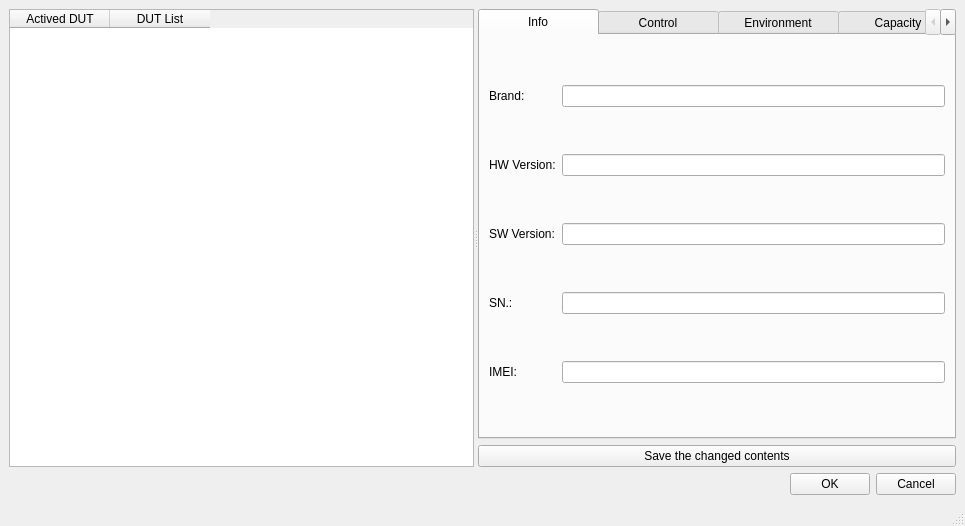
<?xml version="1.0" encoding="UTF-8"?>
<ui version="4.0">
 <class>DUT_Win</class>
 <widget class="QMainWindow" name="DUT_Win">
  <property name="geometry">
   <rect>
    <x>0</x>
    <y>0</y>
    <width>965</width>
    <height>526</height>
   </rect>
  </property>
  <property name="windowTitle">
   <string>DUT Editor</string>
  </property>
  <property name="windowIcon">
   <iconset resource="../image/icons.qrc">
    <normaloff>:/actionicons/dut_64px.ico</normaloff>:/actionicons/dut_64px.ico</iconset>
  </property>
  <widget class="QWidget" name="centralwidget">
   <layout class="QVBoxLayout" name="verticalLayout_2">
    <item>
     <widget class="QSplitter" name="splitter">
      <property name="orientation">
       <enum>Qt::Horizontal</enum>
      </property>
      <widget class="QTableWidget" name="tableWidget">
       <property name="maximumSize">
        <size>
         <width>16777215</width>
         <height>16777215</height>
        </size>
       </property>
       <column>
        <property name="text">
         <string>Actived DUT</string>
        </property>
       </column>
       <column>
        <property name="text">
         <string>DUT List</string>
        </property>
       </column>
      </widget>
      <widget class="QWidget" name="layoutWidget">
       <layout class="QVBoxLayout" name="verticalLayout">
        <item>
         <widget class="QTabWidget" name="tabWidget">
          <property name="styleSheet">
           <string notr="true">QTabBar::tab{width:120}</string>
          </property>
          <property name="currentIndex">
           <number>0</number>
          </property>
          <widget class="QWidget" name="tab">
           <attribute name="title">
            <string>Info</string>
           </attribute>
           <layout class="QGridLayout" name="gridLayout">
            <item row="0" column="0">
             <widget class="QLabel" name="label">
              <property name="text">
               <string>Brand:</string>
              </property>
             </widget>
            </item>
            <item row="0" column="1">
             <widget class="QLineEdit" name="lineEdit_brand"/>
            </item>
            <item row="1" column="0">
             <widget class="QLabel" name="label_2">
              <property name="text">
               <string>HW Version:</string>
              </property>
             </widget>
            </item>
            <item row="1" column="1">
             <widget class="QLineEdit" name="lineEdit_HW"/>
            </item>
            <item row="2" column="0">
             <widget class="QLabel" name="label_3">
              <property name="text">
               <string>SW Version:</string>
              </property>
             </widget>
            </item>
            <item row="2" column="1">
             <widget class="QLineEdit" name="lineEdit_SW"/>
            </item>
            <item row="3" column="0">
             <widget class="QLabel" name="label_4">
              <property name="text">
               <string>SN.:</string>
              </property>
             </widget>
            </item>
            <item row="3" column="1">
             <widget class="QLineEdit" name="lineEdit_SN">
              <property name="text">
               <string/>
              </property>
             </widget>
            </item>
            <item row="4" column="0">
             <widget class="QLabel" name="label_5">
              <property name="text">
               <string>IMEI:</string>
              </property>
             </widget>
            </item>
            <item row="4" column="1">
             <widget class="QLineEdit" name="lineEdit_IMEI">
              <property name="text">
               <string/>
              </property>
             </widget>
            </item>
           </layout>
          </widget>
          <widget class="QWidget" name="tab_2">
           <attribute name="title">
            <string>Control</string>
           </attribute>
           <widget class="QLabel" name="label_6">
            <property name="geometry">
             <rect>
              <x>20</x>
              <y>80</y>
              <width>104</width>
              <height>16</height>
             </rect>
            </property>
            <property name="text">
             <string>Control Type:</string>
            </property>
           </widget>
           <widget class="QRadioButton" name="radioButton_manual">
            <property name="geometry">
             <rect>
              <x>11</x>
              <y>109</y>
              <width>115</width>
              <height>19</height>
             </rect>
            </property>
            <property name="text">
             <string>Manual Mode</string>
            </property>
           </widget>
           <widget class="QRadioButton" name="radioButton_powerc">
            <property name="geometry">
             <rect>
              <x>11</x>
              <y>135</y>
              <width>131</width>
              <height>19</height>
             </rect>
            </property>
            <property name="text">
             <string>Power Cycling</string>
            </property>
           </widget>
           <widget class="QWidget" name="layoutWidget">
            <property name="geometry">
             <rect>
              <x>11</x>
              <y>161</y>
              <width>319</width>
              <height>26</height>
             </rect>
            </property>
            <layout class="QHBoxLayout" name="horizontalLayout">
             <item>
              <widget class="QRadioButton" name="radioButton_AT">
               <property name="text">
                <string>COMPort_AT_CMD</string>
               </property>
              </widget>
             </item>
             <item>
              <widget class="QLineEdit" name="lineEdit_comport"/>
             </item>
            </layout>
           </widget>
           <widget class="QWidget" name="layoutWidget">
            <property name="geometry">
             <rect>
              <x>20</x>
              <y>20</y>
              <width>499</width>
              <height>26</height>
             </rect>
            </property>
            <layout class="QHBoxLayout" name="horizontalLayout_2">
             <item>
              <widget class="QLabel" name="label_7">
               <property name="text">
                <string>Maximum waiting time for registration:</string>
               </property>
              </widget>
             </item>
             <item>
              <widget class="QLineEdit" name="lineEdit_2"/>
             </item>
             <item>
              <widget class="QLabel" name="label_8">
               <property name="text">
                <string>s</string>
               </property>
              </widget>
             </item>
            </layout>
           </widget>
          </widget>
          <widget class="QWidget" name="tab_3">
           <attribute name="title">
            <string>Environment</string>
           </attribute>
           <layout class="QGridLayout" name="gridLayout_2">
            <item row="3" column="1">
             <widget class="QLineEdit" name="lineEdit_maxCurrent"/>
            </item>
            <item row="6" column="0">
             <widget class="QLabel" name="label_15">
              <property name="text">
               <string>Low Temprature:</string>
              </property>
             </widget>
            </item>
            <item row="4" column="1">
             <widget class="QLineEdit" name="lineEdit_HT"/>
            </item>
            <item row="5" column="1">
             <widget class="QLineEdit" name="lineEdit_NT"/>
            </item>
            <item row="2" column="0">
             <widget class="QLabel" name="label_11">
              <property name="text">
               <string>Low Voltage:</string>
              </property>
             </widget>
            </item>
            <item row="4" column="0">
             <widget class="QLabel" name="label_13">
              <property name="text">
               <string>High Temprature:</string>
              </property>
             </widget>
            </item>
            <item row="5" column="0">
             <widget class="QLabel" name="label_14">
              <property name="text">
               <string>Normal Temprature:</string>
              </property>
             </widget>
            </item>
            <item row="1" column="0">
             <widget class="QLabel" name="label_10">
              <property name="text">
               <string>Normal Voltage:</string>
              </property>
             </widget>
            </item>
            <item row="3" column="0">
             <widget class="QLabel" name="label_12">
              <property name="text">
               <string>Max Current:</string>
              </property>
             </widget>
            </item>
            <item row="6" column="1">
             <widget class="QLineEdit" name="lineEdit_LT"/>
            </item>
            <item row="0" column="0">
             <widget class="QLabel" name="label_9">
              <property name="text">
               <string>High Voltage:</string>
              </property>
             </widget>
            </item>
            <item row="1" column="1">
             <widget class="QLineEdit" name="lineEdit_NV"/>
            </item>
            <item row="2" column="1">
             <widget class="QLineEdit" name="lineEdit_LV"/>
            </item>
            <item row="0" column="1">
             <widget class="QLineEdit" name="lineEdit_HV"/>
            </item>
            <item row="0" column="2">
             <widget class="QLabel" name="label_16">
              <property name="text">
               <string>V</string>
              </property>
             </widget>
            </item>
            <item row="1" column="2">
             <widget class="QLabel" name="label_17">
              <property name="text">
               <string>V</string>
              </property>
             </widget>
            </item>
            <item row="2" column="2">
             <widget class="QLabel" name="label_18">
              <property name="text">
               <string>V</string>
              </property>
             </widget>
            </item>
            <item row="3" column="2">
             <widget class="QLabel" name="label_19">
              <property name="text">
               <string>A</string>
              </property>
             </widget>
            </item>
            <item row="4" column="2">
             <widget class="QLabel" name="label_20">
              <property name="text">
               <string>℃</string>
              </property>
             </widget>
            </item>
            <item row="5" column="2">
             <widget class="QLabel" name="label_21">
              <property name="text">
               <string>℃</string>
              </property>
             </widget>
            </item>
            <item row="6" column="2">
             <widget class="QLabel" name="label_22">
              <property name="text">
               <string>℃</string>
              </property>
             </widget>
            </item>
           </layout>
          </widget>
          <widget class="QWidget" name="tab_4">
           <attribute name="title">
            <string>Capacity</string>
           </attribute>
           <layout class="QVBoxLayout" name="verticalLayout_3">
            <item>
             <widget class="QCheckBox" name="checkBox_halfpi">
              <property name="text">
               <string>PI/2 BPSK</string>
              </property>
             </widget>
            </item>
            <item>
             <layout class="QHBoxLayout" name="horizontalLayout_4">
              <item>
               <widget class="QLabel" name="label_23">
                <property name="text">
                 <string>Power Class:</string>
                </property>
               </widget>
              </item>
              <item>
               <widget class="QComboBox" name="comboBox_PowerClass">
                <item>
                 <property name="text">
                  <string>3</string>
                 </property>
                </item>
                <item>
                 <property name="text">
                  <string>2</string>
                 </property>
                </item>
               </widget>
              </item>
             </layout>
            </item>
           </layout>
          </widget>
         </widget>
        </item>
        <item>
         <widget class="QPushButton" name="pushButton_savechanged">
          <property name="text">
           <string>Save the changed contents</string>
          </property>
         </widget>
        </item>
       </layout>
      </widget>
     </widget>
    </item>
    <item>
     <layout class="QHBoxLayout" name="horizontalLayout_3">
      <item>
       <spacer name="horizontalSpacer">
        <property name="orientation">
         <enum>Qt::Horizontal</enum>
        </property>
        <property name="sizeHint" stdset="0">
         <size>
          <width>40</width>
          <height>20</height>
         </size>
        </property>
       </spacer>
      </item>
      <item>
       <widget class="QPushButton" name="pushButton_ok">
        <property name="maximumSize">
         <size>
          <width>100</width>
          <height>16777215</height>
         </size>
        </property>
        <property name="text">
         <string>OK</string>
        </property>
       </widget>
      </item>
      <item>
       <widget class="QPushButton" name="pushButton_cancel">
        <property name="maximumSize">
         <size>
          <width>100</width>
          <height>16777215</height>
         </size>
        </property>
        <property name="text">
         <string>Cancel</string>
        </property>
       </widget>
      </item>
     </layout>
    </item>
   </layout>
  </widget>
  <widget class="QStatusBar" name="statusbar"/>
 </widget>
 <resources>
  <include location="../image/icons.qrc"/>
 </resources>
 <connections/>
</ui>
